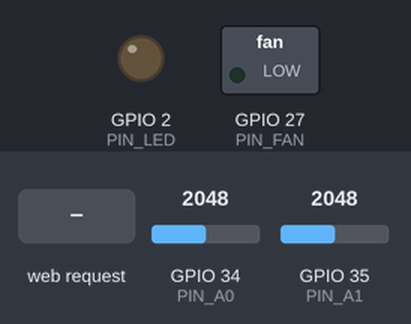
This program was run on a simulated ESP32. Shown: switched loads named in the program (green lamp = pin HIGH), output pins drawn as LEDs (lit = HIGH). The inputs (shaded band) are chosen by the test bench; at power-on: GPIO 34 (PIN_A0) = 2048, GPIO 35 (PIN_A1) = 2048. WiFi joins after 1.5 s; servers stay silent unless stated; what the program prints to the serial monitor is not drawn.

Above: at 2.7 s.
2.8 s: HTTP request GET /BUTTON_0 received
At 3.5 s:
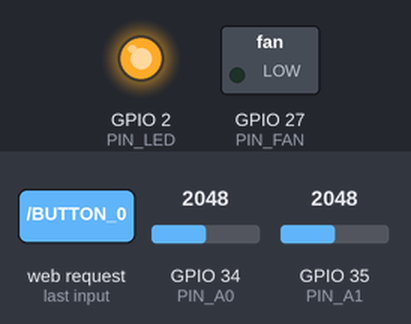
4.3 s: HTTP request GET /UPDATE_SLIDER?VALUE=1 received
At 4.7 s:
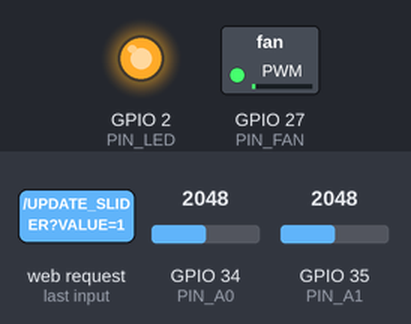
5.8 s: HTTP request GET /UPDATE_SLIDER?VALUE=120 received
At 7.0 s:
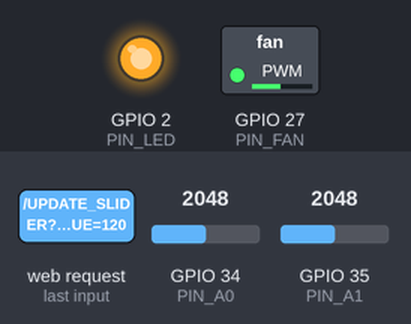
7.3 s: HTTP request GET /BUTTON_0?VALUE=1 received
At 8.2 s:
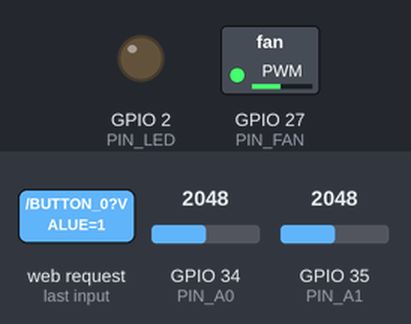
8.8 s: HTTP request GET /UPDATE_SLIDER?VALUE=1 received
At 9.3 s:
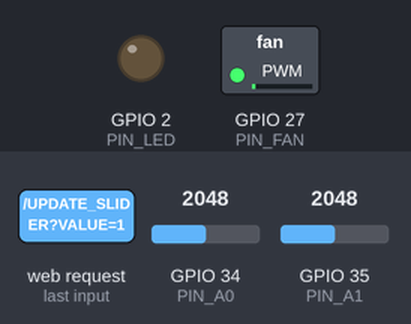
10.3 s: HTTP request GET /BUTTON_0?VALUE=0 received
At 11.6 s:
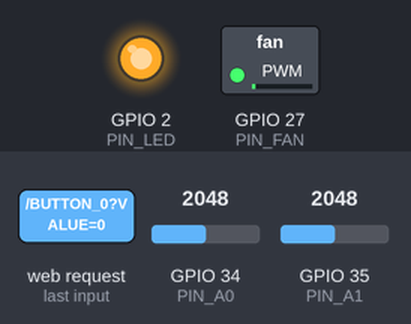
Timing chart, 0 to 12.8 s (numbered marks = the images above; inputs shaded):
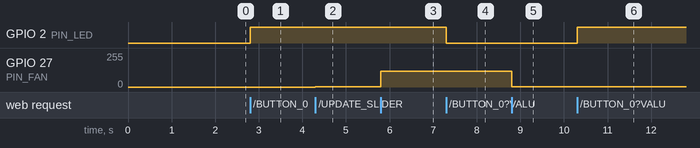

The program:

main.cpp
```cpp
/*


este ejemplo mostrará
  1. cómo usar y ESP 32 para leer pines
  2. crear una página web para que un cliente (navegador web, teléfono inteligente, televisión inteligente) se conecte
  3. enviar datos desde el ESP al cliente para actualizar SOLO datos modificados
  4. enviar datos desde la página web (como un control deslizante o presionar un botón) al ESP para decirle al ESP que haga algo

  Si no está familiarizado con HTML, estilo de página CSS y javascript, tenga paciencia, estas plataformas de código son
  no es intuitivo y la sintaxis es muy inconsistente entre plataformas

  Conozco 4 formas de actualizar una página web
  1. enviar toda la página: actualizaciones muy lentas, causa redibujados feos de la página y es lo que ve en la mayoría de los ejemplos
  2. envíe datos XML a la página web que actualizará solo los datos modificados: actualizaciones rápidas pero método más antiguo
  3. Cadenas JSON que son similares a XML pero con un método más nuevo
  4. actualizaciones muy rápidas de sockets web, pero no estoy seguro de que todo el soporte de la biblioteca esté disponible para ESP

  Yo uso XML aquí...

  opciones de compilación
  1. módulo de desarrollo esp32
  2. velocidad de carga 921600
  3. velocidad de la CPU 240 mhz
  velocidad de flash 80 mhz
  modo de flash qio
  flash tamaño 4mb
  esquema de partición predeterminado


  NOTA: si su ESP falla al programar, presione el botón BOOT durante la programación cuando el IDE esté "buscando el ESP".

  La Licencia MIT (MIT)

  código escrito por Kris Kasprzak

  Por la presente se otorga permiso, sin cargo, a cualquier persona que obtenga una copia de
  este software y los archivos de documentación asociados (el "Software"), para tratar
  el Software sin restricciones, incluidos, entre otros, los derechos de
  usar, copiar, modificar, fusionar, publicar, distribuir, sublicenciar y/o vender copias de
  el Software, y para permitir que las personas a las que se les proporcione el Software lo hagan,
  sujeto a las siguientes condiciones:
  El aviso de derechos de autor anterior y este aviso de permiso se incluirán en todos
  copias o partes sustanciales del Software.
  EL SOFTWARE SE PROPORCIONA "TAL CUAL", SIN GARANTÍA DE NINGÚN TIPO, EXPRESA O
  IMPLÍCITO, INCLUYENDO PERO NO LIMITADO A LAS GARANTÍAS DE COMERCIABILIDAD, IDONEIDAD
  PARA UN PROPÓSITO PARTICULAR Y SIN VIOLACIÓN. EN NINGÚN CASO LOS AUTORES O
  LOS TITULARES DE LOS DERECHOS DE AUTOR SERÁN RESPONSABLES DE CUALQUIER RECLAMACIÓN, DAÑOS U OTRA RESPONSABILIDAD, YA SEA
  EN UNA ACCIÓN DE CONTRATO, AGRAVIO O DE OTRA FORMA, DERIVADA DE, FUERA DE O EN
  CONEXIÓN CON EL SOFTWARE O EL USO U OTRAS OPERACIONES EN EL SOFTWARE.

  A título personal, si desarrolla una aplicación o producto utilizando este código
  y gana millones de dólares, ¡me alegro por ti!

*/

#include <WiFi.h>       // standard library
#include <WebServer.h>  // standard library
#include "SuperMon.h"   // Archivo .h que almacena el código de su página html

// aquí publica páginas web en la intranet de su hogar, lo que facilitará la depuración de páginas
// ya que solo necesita actualizar el navegador en lugar de volver a conectarse al servidor web
#define USE_INTRANET

// reemplace esto con los parámetros de conexión a la intranet de su hogar
#define LOCAL_SSID "your_home_ssid"
#define LOCAL_PASS "your_home_passwrord"

// una vez que esté listo para salir en vivo, esta configuración es a la que se conectará su cliente
#define AP_SSID "TestWebSite"
#define AP_PASS "023456789"

// start your defines for pins for sensors, outputs etc.
#define PIN_OUTPUT 26 // connected to nothing but an example of a digital write from the web page
#define PIN_FAN 27    // pin 27 and is a PWM signal to control a fan speed
#define PIN_LED 2     //On board LED
#define PIN_A0 34     // some analog input sensor
#define PIN_A1 35     // some analog input sensor

// variables to store measure data and sensor states
int BitsA0 = 0, BitsA1 = 0;
float VoltsA0 = 0, VoltsA1 = 0;
int FanSpeed = 0;
bool LED0 = false, SomeOutput = false;
uint32_t SensorUpdate = 0;
int FanRPM = 0;

// the XML array size needs to be bigger that your maximum expected size. 2048 is way too big for this example
char XML[2048];

// just some buffer holder for char operations
char buf[32];

// variable for the IP reported when you connect to your homes intranet (during debug mode)
IPAddress Actual_IP;

// definitions of your desired intranet created by the ESP32
IPAddress PageIP(192, 168, 1, 1);
IPAddress gateway(192, 168, 1, 1);
IPAddress subnet(255, 255, 255, 0);
IPAddress ip;

// gotta create a server
WebServer server(80);

void setup() {

  // standard stuff here
  Serial.begin(9600);

  pinMode(PIN_FAN, OUTPUT);
  pinMode(PIN_LED, OUTPUT);

  // turn off led
  LED0 = false;
  digitalWrite(PIN_LED, LED0);

  // configure LED PWM functionalitites
  ledcSetup(0, 10000, 8);
  ledcAttachPin(PIN_FAN, 0);
  ledcWrite(0, FanSpeed);

  // if your web page or XML are large, you may not get a call back from the web page
  // and the ESP will think something has locked up and reboot the ESP
  // not sure I like this feature, actually I kinda hate it
  // disable watch dog timer 0
  disableCore0WDT();

  // maybe disable watch dog timer 1 if needed
  //  disableCore1WDT();

  // just an update to progress
  Serial.println("starting server");

  // if you have this #define USE_INTRANET,  you will connect to your home intranet, again makes debugging easier
#ifdef USE_INTRANET
  WiFi.begin(LOCAL_SSID, LOCAL_PASS);
  while (WiFi.status() != WL_CONNECTED) {
    delay(500);
    Serial.print(".");
  }
  Serial.print("IP address: "); Serial.println(WiFi.localIP());
  Actual_IP = WiFi.localIP();
#endif

  // if you don't have #define USE_INTRANET, here's where you will creat and access point
  // an intranet with no internet connection. But Clients can connect to your intranet and see
  // the web page you are about to serve up
#ifndef USE_INTRANET
  WiFi.softAP(AP_SSID, AP_PASS);
  delay(100);
  WiFi.softAPConfig(PageIP, gateway, subnet);
  delay(100);
  Actual_IP = WiFi.softAPIP();
  Serial.print("IP address: "); Serial.println(Actual_IP);
#endif

  printWifiStatus();


  // these calls will handle data coming back from your web page
  // this one is a page request, upon ESP getting / string the web page will be sent
  server.on("/", SendWebsite);

  // upon esp getting /XML string, ESP will build and send the XML, this is how we refresh
  // just parts of the web page
  server.on("/xml", SendXML);

  // upon ESP getting /UPDATE_SLIDER string, ESP will execute the UpdateSlider function
  // same notion for the following .on calls
  // add as many as you need to process incoming strings from your web page
  // as you can imagine you will need to code some javascript in your web page to send such strings
  // this process will be documented in the SuperMon.h web page code
  server.on("/UPDATE_SLIDER", UpdateSlider);
  server.on("/BUTTON_0", ProcessButton_0);
  server.on("/BUTTON_1", ProcessButton_1);

  // finally begin the server
  server.begin();

}

void loop() {

  // you main loop that measures, processes, runs code, etc.
  // note that handling the "on" strings from the web page are NOT in the loop
  // that processing is in individual functions all managed by the wifi lib

  // in my example here every 50 ms, i measure some analog sensor data (my finger dragging over the pins
  // and process accordingly
  // analog input can be from temperature sensors, light sensors, digital pin sensors, etc.
  if ((millis() - SensorUpdate) >= 50) {
    //Serial.println("Reading Sensors");
    SensorUpdate = millis();
    BitsA0 = analogRead(PIN_A0);
    BitsA1 = analogRead(PIN_A1);

    // standard converion to go from 12 bit resolution reads to volts on an ESP
    VoltsA0 = BitsA0 * 3.3 / 4096;
    VoltsA1 = BitsA1 * 3.3 / 4096;

  }

  // no matter what you must call this handleClient repeatidly--otherwise the web page
  // will not get instructions to do something
  server.handleClient();

}


// function managed by an .on method to handle slider actions on the web page
// this example will get the passed string called VALUE and conver to a pwm value
// and control the fan speed
void UpdateSlider() {

  // many I hate strings, but wifi lib uses them...
  String t_state = server.arg("VALUE");

  // conver the string sent from the web page to an int
  FanSpeed = t_state.toInt();
  Serial.print("UpdateSlider"); Serial.println(FanSpeed);
  // now set the PWM duty cycle
  ledcWrite(0, FanSpeed);


  // YOU MUST SEND SOMETHING BACK TO THE WEB PAGE--BASICALLY TO KEEP IT LIVE

  // option 1: send no information back, but at least keep the page live
  // just send nothing back
  // server.send(200, "text/plain", ""); //Send web page

  // option 2: send something back immediately, maybe a pass/fail indication, maybe a measured value
  // here is how you send data back immediately and NOT through the general XML page update code
  // my simple example guesses at fan speed--ideally measure it and send back real data
  // i avoid strings at all caost, hence all the code to start with "" in the buffer and build a
  // simple piece of data
  FanRPM = map(FanSpeed, 0, 255, 0, 2400);
  strcpy(buf, "");
  sprintf(buf, "%d", FanRPM);
  sprintf(buf, buf);

  // now send it back
  server.send(200, "text/plain", buf); //Send web page

}

// now process button_0 press from the web site. Typical applications are the used on the web client can
// turn on / off a light, a fan, disable something etc
void ProcessButton_0() {

  //


  LED0 = !LED0;
  digitalWrite(PIN_LED, LED0);
  Serial.print("Button 0 "); Serial.println(LED0);
  // regardless if you want to send stuff back to client or not
  // you must have the send line--as it keeps the page running
  // if you don't want feedback from the MCU--or let the XML manage
  // sending feeback

  // option 1 -- keep page live but dont send any thing
  // here i don't need to send and immediate status, any status
  // like the illumination status will be send in the main XML page update
  // code
  server.send(200, "text/plain", ""); //Send web page

  // option 2 -- keep page live AND send a status
  // if you want to send feed back immediataly
  // note you must have reading code in the java script
  /*
    if (LED0) {
    server.send(200, "text/plain", "1"); //Send web page
    }
    else {
    server.send(200, "text/plain", "0"); //Send web page
    }
  */

}

// same notion for processing button_1
void ProcessButton_1() {

  // just a simple way to toggle a LED on/off. Much better ways to do this
  Serial.println("Button 1 press");
  SomeOutput = !SomeOutput;

  digitalWrite(PIN_OUTPUT, SomeOutput);
Serial.print("Button 1 "); Serial.println(LED0);
  // regardless if you want to send stuff back to client or not
  // you must have the send line--as it keeps the page running
  // if you don't want feedback from the MCU--or send all data via XML use this method
  // sending feeback
  server.send(200, "text/plain", ""); //Send web page

  // if you want to send feed back immediataly
  // note you must have proper code in the java script to read this data stream
  /*
    if (some_process) {
    server.send(200, "text/plain", "SUCCESS"); //Send web page
    }
    else {
    server.send(200, "text/plain", "FAIL"); //Send web page
    }
  */
}


// code to send the main web page
// PAGE_MAIN is a large char defined in SuperMon.h
void SendWebsite() {

  Serial.println("sending web page");
  // you may have to play with this value, big pages need more porcessing time, and hence
  // a longer timeout that 200 ms
  server.send(200, "text/html", PAGE_MAIN);

}

// code to send the main web page
// I avoid string data types at all cost hence all the char mainipulation code
void SendXML() {

  // Serial.println("sending xml");

  strcpy(XML, "<?xml version = '1.0'?>\n<Data>\n");

  // send bitsA0
  sprintf(buf, "<B0>%d</B0>\n", BitsA0);
  strcat(XML, buf);
  // send Volts0
  sprintf(buf, "<V0>%d.%d</V0>\n", (int) (VoltsA0), abs((int) (VoltsA0 * 10)  - ((int) (VoltsA0) * 10)));
  strcat(XML, buf);

  // send bits1
  sprintf(buf, "<B1>%d</B1>\n", BitsA1);
  strcat(XML, buf);
  // send Volts1
  sprintf(buf, "<V1>%d.%d</V1>\n", (int) (VoltsA1), abs((int) (VoltsA1 * 10)  - ((int) (VoltsA1) * 10)));
  strcat(XML, buf);

  // show led0 status
  if (LED0) {
    strcat(XML, "<LED>1</LED>\n");
  }
  else {
    strcat(XML, "<LED>0</LED>\n");
  }

  if (SomeOutput) {
    strcat(XML, "<SWITCH>1</SWITCH>\n");
  }
  else {
    strcat(XML, "<SWITCH>0</SWITCH>\n");
  }

  strcat(XML, "</Data>\n");
  // wanna see what the XML code looks like?
  // actually print it to the serial monitor and use some text editor to get the size
  // then pad and adjust char XML[2048]; above
  Serial.println(XML);

  // you may have to play with this value, big pages need more porcessing time, and hence
  // a longer timeout that 200 ms
  server.send(200, "text/xml", XML);


}

// I think I got this code from the wifi example
void printWifiStatus() {

  // print the SSID of the network you're attached to:
  Serial.print("SSID: ");
  Serial.println(WiFi.SSID());

  // print your WiFi shield's IP address:
  ip = WiFi.localIP();
  Serial.print("IP Address: ");
  Serial.println(ip);

  // print the received signal strength:
  long rssi = WiFi.RSSI();
  Serial.print("signal strength (RSSI):");
  Serial.print(rssi);
  Serial.println(" dBm");
  // print where to go in a browser:
  Serial.print("Open http://");
  Serial.println(ip);
}

// end of code
```

Measured:
- after the input at 2.8 s, GPIO 2 (PIN_LED): LOW → HIGH at once
- after the input at 4.3 s, GPIO 27 (PIN_FAN): 0/255 → 1/255 at once
- after the input at 5.8 s, GPIO 27 (PIN_FAN): 1/255 → 120/255 at once
- after the input at 7.3 s, GPIO 2 (PIN_LED): HIGH → LOW at once
- after the input at 8.8 s, GPIO 27 (PIN_FAN): 120/255 → 1/255 at once
- after the input at 10.3 s, GPIO 2 (PIN_LED): LOW → HIGH at once
